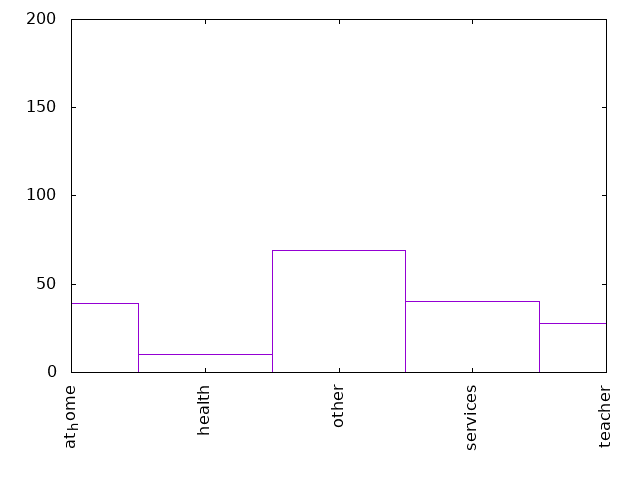

Recreate this plot in gnuplot.
set term png
set out "0-10Mjob.png"
set key off
set xtics rotate
set yrange[0:200]

plot '0-10Mjob.dat' using 1:xticlabel(2) with boxes
